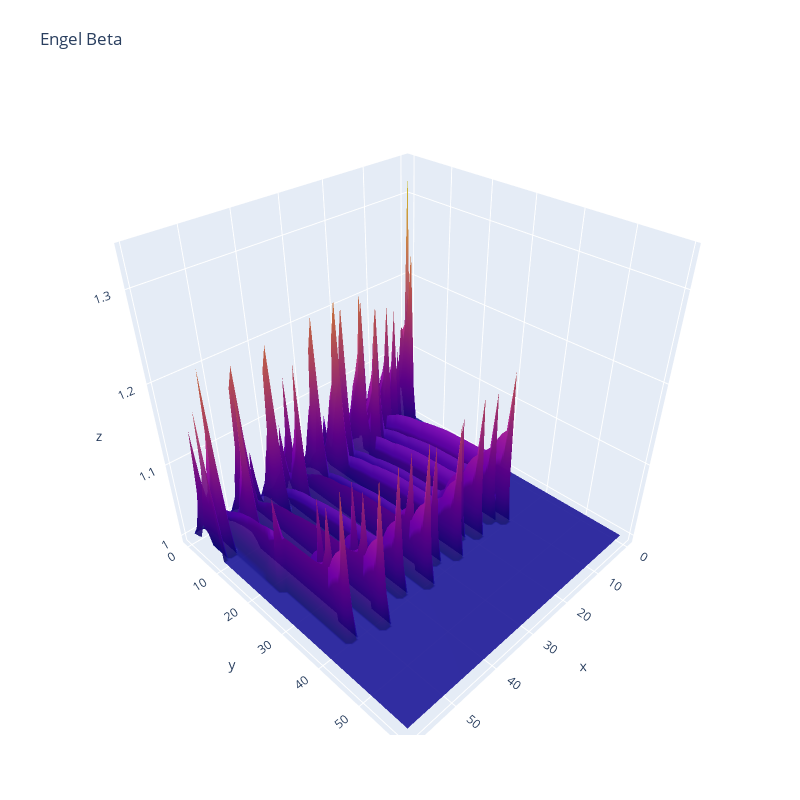

Notebook cell for this chart:
### Code cell
fig = go.Figure(data=[
    go.Surface(z=Z_beta_engel, x=X, y=Y, showscale=False, opacity=0.9)
])

#fig = go.Figure(data=[
#    go.Surface(z=Z_engel_beta-Z_beta, x=X, y=Y, showscale=False, opacity=0.9)
#])

fig.update_layout(title='Engel Beta', autosize=True,
                  width=800, height=800,
                  margin=dict(l=65, r=50, b=65, t=90))
fig.show()

### Figure 1 — Plotly figure (JSON) as saved in the notebook; plotly's stock layout.template omitted (floating-point values rounded to 4 significant figures; data arrays with more than 128 entries replaced by an {"elided": "..."} marker saying what was removed)
{"data": [{"opacity": 0.9, "showscale": false, "type": "surface", "x": {"elided": "60x60 int values"}, "y": {"elided": "60x60 int values"}, "z": {"elided": "60x60 float values"}}], "layout": {"autosize": true, "height": 800, "margin": {"b": 65, "l": 65, "r": 50, "t": 90}, "title": {"text": "Engel Beta"}, "width": 800}}
